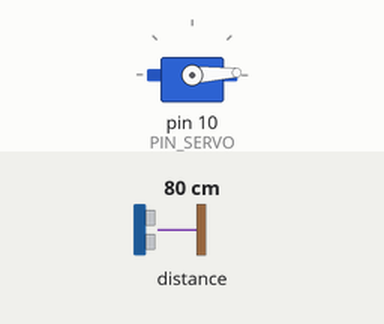
Recording of a sketch running on a simulated Arduino Uno, built with avr-gcc and run on an emulated ATmega328P. Parts: servo. The test bench sets the inputs (shaded band); at power-on: distance to the obstacle 80 cm. The ROS host is connected and sends only what is stated.

Above: at 0.15 s.
At 7.2 s:
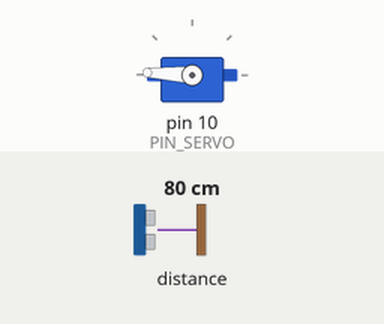
7.3 s: distance to the obstacle set to 250 cm
At 7.85 s:
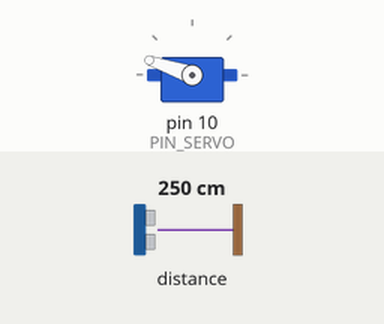
Timing chart, 0 to 16.3 s (numbered marks = the images above; inputs shaded):
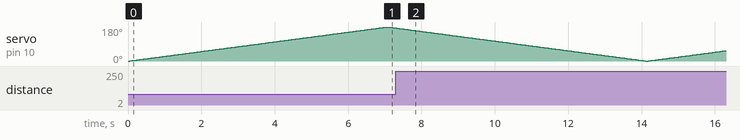

The sketch:

servo.ino
```cpp
#include <Servo.h>
#include <ros.h>
#include <Adafruit_VL53L0X.h>
#include <sensor_msgs/LaserScan.h>

#define RISING 0
#define FALLING 90

#define PIN_SERVO 10

class ServoController
{
  int angle = 0;
  int angleStatus = RISING;
  int increment = 5;

  unsigned long t = millis();
  unsigned long dt_update = 10;

  Servo servo;

  public:
    void Setup(int pin, int _increment)
    {
      servo.attach(pin);
      increment = _increment;
      servo.write(0);
    }
    int GetIncrement()
    {
      return increment;
    }
    int GetAngle()
    {
      return angle;
    }
    void ChangeAngle()
    {
      unsigned long t_now = millis();

      if (t_now - t > dt_update) {
        t = t_now;

        angle = servo.read();

        if (angleStatus == RISING) {
          if (servo.read() == 180)
            angleStatus = FALLING;
          else
            angle = angle + increment;
        }
        else if (angleStatus == FALLING) {
          if (servo.read() == 0)
            angleStatus = RISING;
          else
            angle = angle - increment;
        }

        angle = max(angle, 0);
        angle = min(angle, 180);

        // Serial.print("angle:");
        // Serial.print(angle);
        // Serial.print(",");
        // Serial.print("angleStatus:");
        // Serial.print(angleStatus);
        // Serial.println();

        servo.write(angle);
      }


    }
};

class LaserController
{
  Adafruit_VL53L0X lox = Adafruit_VL53L0X();

  public:

    void Setup(float increment, sensor_msgs::LaserScan* msg_scan)
    {
      msg_scan->header.frame_id = "scan_link";
      msg_scan->angle_min = 0; // [rad]
      msg_scan->angle_max = PI; // [rad]
      msg_scan->angle_increment = increment; // [rad]
      // msg_scan->time_increment = 0.250; // [s]
      // msg_scan->scan_time = 0.5; // [s]
      msg_scan->range_min = 0; // [m]
      msg_scan->range_max = 20; // [m]

      // msg_scan->ranges[2] = {0};
      float ranges[1] = {0};
      msg_scan->ranges = ranges;
      msg_scan->ranges_length = 1;

      for (int i=0; i < msg_scan->ranges_length; i++) {
        msg_scan->ranges[i] = 0.0;
      }

      // Serial.println("Setup laser...");
      if (!lox.begin()) {
        // Serial.println("Laser???????");
        delay(5);
      }

    }
    void Update(int angle, sensor_msgs::LaserScan* msg_scan)
    {
      VL53L0X_RangingMeasurementData_t measure;
      lox.rangingTest(&measure, false);
      double range = 0.0;
      if (measure.RangeStatus != 4) {
        range = ((double)measure.RangeMilliMeter) * 0.8 / 1000;
        // Serial.print("range:");
        // Serial.print(range);
        // Serial.println();

        msg_scan->ranges[0] = range;

        // for (int i = 0; i < 180; i++) {
        //   if (angle == i) {
        //     // Serial.println(i);
        //     msg_scan->ranges[i] = range;
        //   }
        // }
      }
    }
};

ServoController sc;
LaserController lc;

ros::NodeHandle nh;

sensor_msgs::LaserScan msg_scan;
ros::Publisher pub_time("/scan", &msg_scan);


void setup() {
  // Serial.begin(57600);
  sc.Setup(PIN_SERVO, 1);
  lc.Setup(10, &msg_scan);
  // Serial.println("setup ok");

  nh.initNode();
  nh.advertise(pub_time);
  // Serial.println("Ros ok");
}

void loop() {
  delay(5);
  sc.ChangeAngle();
  lc.Update(sc.GetAngle(), &msg_scan);

  nh.spinOnce();

  msg_scan.header.stamp = nh.now();
  pub_time.publish(&msg_scan);

  // for (int i = 0; i < 180; i++){
  //   Serial.print(lc.msg_scan.ranges[i]);
  //   // Serial.print(",");
  //   // Serial.print(i);
  //   // Serial.println();
  // }
  // Serial.println();
}
```
